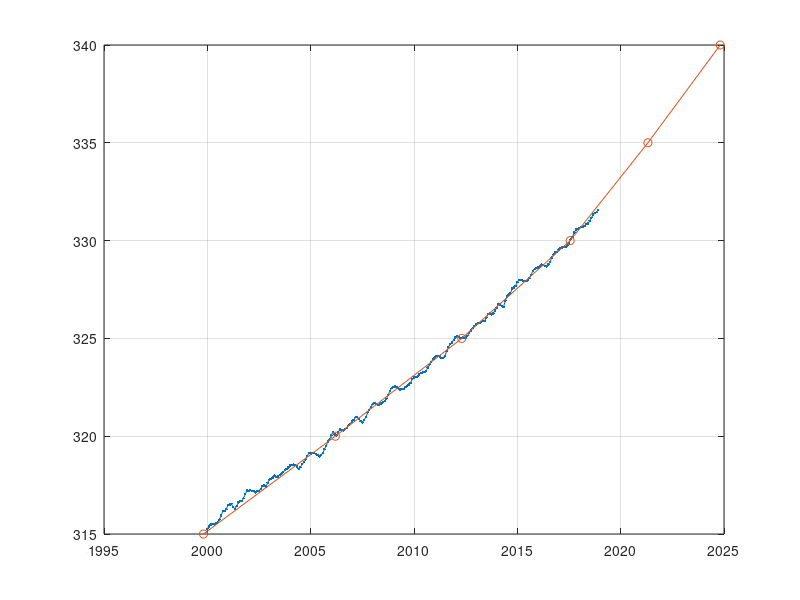

MATLAB code to generate this figure: (Note: this script raises an error after producing the figure.)
addpath /asl/matlib/h4tools
addpath /asl/matlib/aslutil
addpath /asl/matlib/rtptools
addpath /home/sergio/MATLABCODE/CONVERT_GAS_UNITS
addpath /home/sergio/MATLABCODE/

JOB = str2num(getenv('SLURM_ARRAY_TASK_ID'));
%JOB = 21
fin = 'latbin1_40.clr.rp.rtp';

iaN2O = [315 : 5 : 340]; %% ppb
kcarta = '/home/sergio/KCARTA/BIN/kcarta.x_f90_121_400ppmv_H16';

n2o_esrl = load('insitu_global_N2O.txt');
ix = 25 : length(n2o_esrl)-12;
raN2Otimes = interp1(n2o_esrl(ix,7) + 0.0001*randn(length(ix),1),n2o_esrl(ix,1) + (n2o_esrl(ix,2)-1)/12,iaN2O,[],'extrap');
plot(n2o_esrl(ix,1) + (n2o_esrl(ix,2)-1)/12,n2o_esrl(ix,7),'.-',raN2Otimes,iaN2O,'o-'); grid

for ll = JOB
  [h,ha,pall,pa] = rtpread(fin);
  [h,p21] = subset_rtp(h,pall,[],[],ll);
  [ppmvLAY,ppmvAVG,ppmvMAX,pavgLAY,tavgLAY,ppmv500,ppmv75] = layers2ppmv_dryair(h,p21,1,4);
  %semilogy(ppmvLAY,pavgLAY); set(gca,'ydir','reverse');
  meanN2O = mean(ppmvLAY(10:30))*1000;

  for ii = 1 : length(iaN2O)
    if ii == 1
      pnew = p21;
      pnew.gas_4 = pnew.gas_4 * iaN2O(ii)/meanN2O;
    else
      px = p21;
      px.gas_4 = px.gas_4 * iaN2O(ii)/meanN2O;
      [h,pnew] = cat_rtp(h,pnew,h,px);
    end
  end
  [appmvLAY,appmvAVG,appmvMAX,apavgLAY,atavgLAY,appmv500,appmv75] = layers2ppmv_dryair(h,pnew,1:length(iaN2O),4);
  %semilogy(appmvLAY,apavgLAY); set(gca,'ydir','reverse');
  %plot(iaN2O,appmvLAY(50,:),'o-')
    
  fop = ['N2O_315_340/make_n2o_315_340_latbin_' num2str(ll) '.op.rtp'];
  rtpwrite(fop,h,ha,pnew,pa);

  %%%%%%%%%%%%%%%%%%%%%%%%%%%%%%%%%%%%%%%%%%%%%%%%%%%%%%%%%%%%%%%%%%%%%%%%
  for ii = 1 : length(iaN2O)
    fprintf(1,'latbin %2i ijac %2i \n',ll,ii)
    sedder = ['!sed -e "s/XYZXYZ/' num2str(ll) '/g" -e "s/MMM/' num2str(ii) '/g" templatejacN2O_315_340_col.nml > N2O_315_340//junk' num2str(ll) '.nml' ];
    eval(sedder)
    kcrad = ['N2O_315_340/junkN2O_latbin_' num2str(ll) '_n2opert_' num2str(ii) '.dat'];
    kcjac = ['N2O_315_340/junkN2O_latbin_' num2str(ll) '_n2opert_' num2str(ii) '.jac'];
    kcartaer = ['!' kcarta ' N2O_315_340/junk' num2str(ll) '.nml ' kcrad ' ' kcjac];
    eval(kcartaer)
  end
end

monitor_memory_whos;

return
